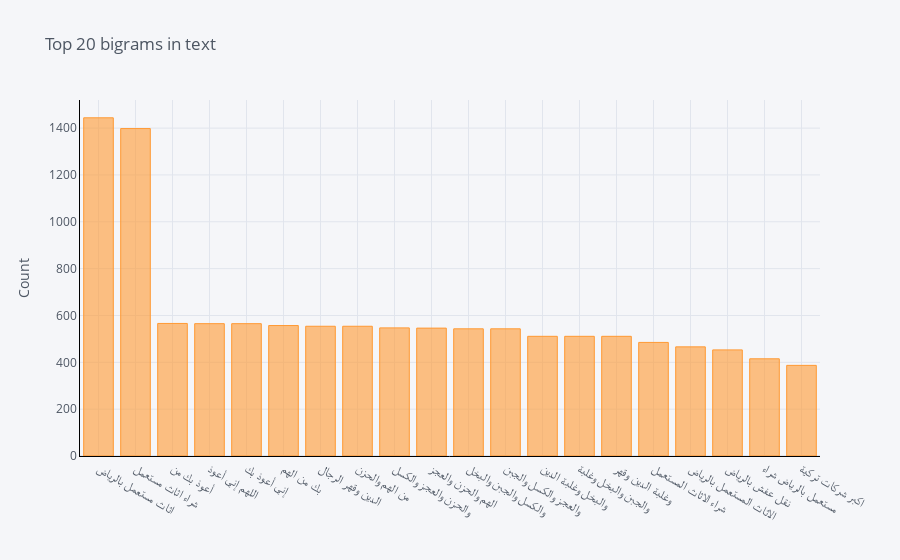

Notebook code for this chart:
### Code cell
df_trigram.groupby('word').sum()['count'].sort_values(ascending=False).iplot(
    kind='bar', yTitle='Count', linecolor='black', title='Top 20 bigrams in text')

### Figure 1 — Plotly figure (JSON) as saved in the notebook; plotly's stock layout.template omitted (floating-point values rounded to 4 significant figures)
{"data": [{"marker": {"color": "rgba(255, 153, 51, 0.6)", "line": {"color": "rgba(255, 153, 51, 1.0)", "width": 1}}, "name": "count", "orientation": "v", "text": "", "type": "bar", "x": ["اثاث مستعمل بالرياض", "شراء اثاث مستعمل", "أعوذ بك من", "اللهم إني أعوذ", "إني أعوذ بك", "بك من الهم", "الدين وقهر الرجال", "من الهم والحزن", "والحزن والعجز والكسل", "الهم والحزن والعجز", "والكسل والجبن والبخل", "والعجز والكسل والجبن", "والبخل وغلبة الدين", "والجبن والبخل وغلبة", "وغلبة الدين وقهر", "شراء الاثاث المستعمل", "الاثاث المستعمل بالرياض", "نقل عفش بالرياض", "مستعمل بالرياض شراء", "اكبر شركات تركية"], "y": [1444, 1398, 566, 565, 565, 557, 554, 554, 547, 546, 543, 543, 511, 511, 511, 485, 466, 453, 415, 387]}], "layout": {"legend": {"bgcolor": "#F5F6F9", "font": {"color": "#4D5663"}}, "paper_bgcolor": "#F5F6F9", "plot_bgcolor": "#F5F6F9", "title": {"font": {"color": "#4D5663"}, "text": "Top 20 bigrams in text"}, "xaxis": {"gridcolor": "#E1E5ED", "linecolor": "black", "showgrid": true, "tickfont": {"color": "#4D5663"}, "title": {"font": {"color": "#4D5663"}, "text": ""}, "zerolinecolor": "#E1E5ED"}, "yaxis": {"gridcolor": "#E1E5ED", "linecolor": "black", "showgrid": true, "tickfont": {"color": "#4D5663"}, "title": {"font": {"color": "#4D5663"}, "text": "Count"}, "zerolinecolor": "#E1E5ED"}}}
